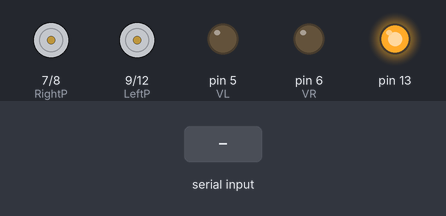
This sketch was run on a simulated Arduino Uno, built with avr-gcc and run on an emulated ATmega328P. On the bench: motor-driver pin pairs drawn as motors (green arrow = first pin HIGH = forward, orange = second pin HIGH = backward, longer = more drive), output pins drawn as LEDs (lit = HIGH). The inputs (shaded band) are chosen by the test bench.

Above: at 1.2 s.
1.3 s: "F" received over Serial
At 2.5 s:
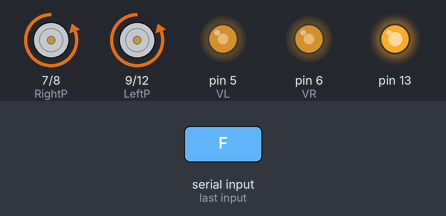
2.8 s: "B" received over Serial
At 3.6 s:
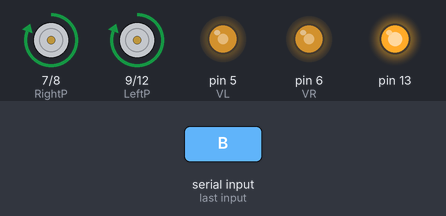
4.3 s: "L" received over Serial
At 4.8 s:
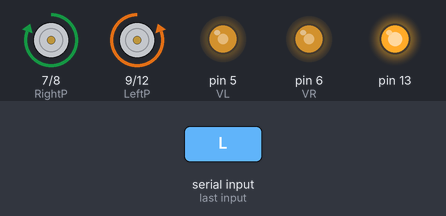
5.8 s: "R" received over Serial
At 7.1 s:
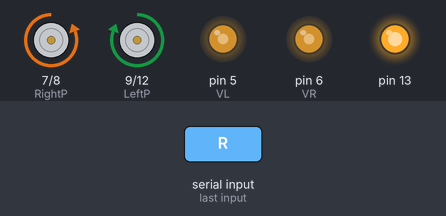
Timing chart, 0 to 8.3 s (numbered marks = the images above; inputs shaded):
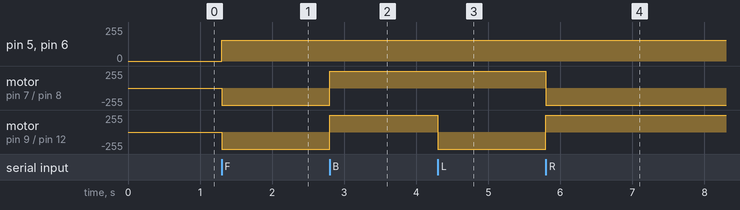

Measured:
- after the input at 1.3 s, pin 5 (VL), pin 6 (VR): 0/255 → 155/255 at once; motor on pin 7 (RightP) / pin 8 (RightN), motor on pin 9 (LeftP) / pin 12 (LeftN): stopped → backward 255/255 at once
- after the input at 2.8 s, motor on pin 7 (RightP) / pin 8 (RightN), motor on pin 9 (LeftP) / pin 12 (LeftN): backward 255/255 → forward 255/255 at once
- after the input at 4.3 s, motor on pin 9 (LeftP) / pin 12 (LeftN): forward 255/255 → backward 255/255 at once
- after the input at 5.8 s, motor on pin 7 (RightP) / pin 8 (RightN): forward 255/255 → backward 255/255 at once; motor on pin 9 (LeftP) / pin 12 (LeftN): backward 255/255 → forward 255/255 at once

The sketch:

SuiveurBluetoothCar.ino
```cpp
int VL=5;
int VR=6;
int LeftP=9;
int LeftN=12;
int RightP=7;
int RightN=8;
char command;
int carSpeed =155;
int IRRp=A5,IRMp=A3,IRLp=A0;
int IRR,IRM,IRL;

int threshold=350;

void setup() {
  // put your setup code here, to run once:
pinMode(VL,OUTPUT);
pinMode(VR,OUTPUT);
pinMode(LeftN,OUTPUT);
pinMode(LeftP,OUTPUT);
pinMode(RightN,OUTPUT);
pinMode(RightP,OUTPUT);
pinMode(13,OUTPUT);


digitalWrite(13,HIGH); // the power source of the IR
pinMode(IRRp,INPUT);
pinMode(IRLp,INPUT);
pinMode(IRMp,INPUT);

Serial.begin(9600);

}


//////////
void goLeft(int viL = carSpeed, int viR = carSpeed);
void goRight(int viL = carSpeed, int viR = carSpeed);
/////////


void loop() {
  // put your main code here, to run repeatedly:

  if(Serial.available()>0  ){
    command = Serial.read();
    if (command == 'F') {
      goForward();
    }
    else if (command == 'B') {
      goBackward();
    }
    else if (command == 'L') {
      goLeft();
    }
    else if (command == 'R') {
      goRight();
    }
    // --- Speed Controls ---
    else if (command == '1') {
      carSpeed = 90;  // Low speed (approx 35%)
    }
    else if (command == '2') {
      carSpeed = 170; // Medium speed (approx 65%)
    }
    else if (command == '3') {
      carSpeed = 255; // Full speed (100%)
    }
    else if (command == '4' ) {
       // switch to the line follower mode
       carSpeed = 100;
       delay(500);
       while(true){
              // Check if a new command has been sent to stop the loop
              if (Serial.available() > 0) {
                char newCommand = Serial.read();
                if (newCommand == '0') { // Use '0' as the "stop" command
                    stopCar();
                    break; // Exit the while(true) loop
                }
              }

            IRR=analogRead(IRRp);
            IRM=digitalRead(IRMp);
            IRL=analogRead(IRLp);
            Serial.print("RIGHT :  ");
            Serial.print(IRR);
            Serial.print("   //   Med :  ");
            Serial.print(IRM);
            Serial.print("   //   LEFT :  ");
            Serial.print(IRL);
            Serial.println();

            // Condition 1: ON TRACK
            // Left(White), Mid(Black), Right(White)
            if (IRL < threshold && IRM == 0 && IRR < threshold) {
              goForward();
            }

            // Condition 2: VEERING RIGHT
            // The line is under the LEFT sensor
            // Left(Black), Mid(White) , Right(White)
            else if (IRL > threshold && IRM == 1) {
              if ( IRL>600){
                goLeft(190,190); // trun left with high speed
              }else {
              goLeft(100,100); // Turn left to get back on the line
              }

            }

            // Condition 3: VEERING LEFT
            // The line is under the RIGHT sensor
            // Left(White), Mid(White), Right(Black)
            else if (IRL < threshold && IRM == 1 && IRR > threshold) {
              if ( IRR>600){
                goRight(190,190); // trun right with high speed
              }else {
              goRight(100,100); // Turn right to get back on the line
              }

            }

            // Condition 4: LOST THE LINE
            // All sensors are on white
            // Left(White), Mid(White), Right(White)
            else if (IRL < threshold && IRM == 1 && IRR < threshold) {
              stopCar(); // Stop if we lost the line
              break;
            }

       }
    }
    else{
      stopCar();
    }
  }


}


void goBackward() {
  // Left Motor Forward
  digitalWrite(LeftP, HIGH);
  digitalWrite(LeftN, LOW);
  // Right Motor Forward
  digitalWrite(RightP, HIGH);
  digitalWrite(RightN, LOW);
  // Set speed for both
  analogWrite(VL, carSpeed);
  analogWrite(VR, carSpeed);
}

void goForward() {
  // Left Motor Backward
  digitalWrite(LeftP, LOW);
  digitalWrite(LeftN, HIGH);
  // Right Motor Backward
  digitalWrite(RightP, LOW);
  digitalWrite(RightN, HIGH);
  // Set speed for both
  analogWrite(VL, carSpeed);
  analogWrite(VR, carSpeed);
}

void goLeft(int viL = carSpeed , int viR=carSpeed) {
  // Left Motor Backward
  digitalWrite(LeftP, LOW);
  digitalWrite(LeftN, HIGH);
  // Right Motor Forward
  digitalWrite(RightP, HIGH);
  digitalWrite(RightN, LOW);
  // Set speed for both
  analogWrite(VL, viL);
  analogWrite(VR, viR);
}


void goRight(int viL = carSpeed , int viR=carSpeed) {
  // Left Motor Forward
  digitalWrite(LeftP, HIGH);
  digitalWrite(LeftN, LOW);
  // Right Motor Backward
  digitalWrite(RightP, LOW);
  digitalWrite(RightN, HIGH);
  // Set speed for both
  analogWrite(VL, viL);
  analogWrite(VR, viR);
}

void stopCar() {
  // Left Motor Stop (Brake)
  digitalWrite(LeftP, LOW);
  digitalWrite(LeftN, LOW);
  // Right Motor Stop (Brake)
  digitalWrite(RightP, LOW);
  digitalWrite(RightN, LOW);
  // Set speed to 0
  analogWrite(VL, 0);
  analogWrite(VR, 0);
}
```
